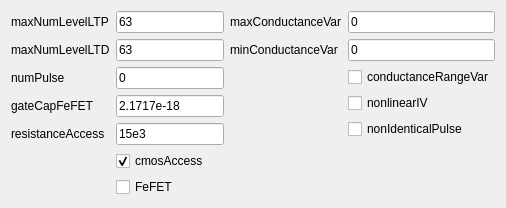
            <widget class="QWidget" name="tab_9">
             <attribute name="title">
              <string>Ideal &amp;&amp; Real &amp;&amp; Measured</string>
             </attribute>
             <layout class="QHBoxLayout" name="horizontalLayout_3">
              <item>
               <layout class="QFormLayout" name="formLayout_28">
                <item row="0" column="0">
                 <widget class="QLabel" name="label_125">
                  <property name="text">
                   <string>maxNumLevelLTP</string>
                  </property>
                 </widget>
                </item>
                <item row="0" column="1">
                 <widget class="QLineEdit" name="HODevMaxNumLevelLTP">
                  <property name="text">
                   <string>63</string>
                  </property>
                 </widget>
                </item>
                <item row="1" column="0">
                 <widget class="QLabel" name="label_126">
                  <property name="text">
                   <string>maxNumLevelLTD</string>
                  </property>
                 </widget>
                </item>
                <item row="1" column="1">
                 <widget class="QLineEdit" name="HODevMaxNumLevelLTD">
                  <property name="text">
                   <string>63</string>
                  </property>
                 </widget>
                </item>
                <item row="2" column="0">
                 <widget class="QLabel" name="label_127">
                  <property name="text">
                   <string>numPulse</string>
                  </property>
                 </widget>
                </item>
                <item row="2" column="1">
                 <widget class="QLineEdit" name="HODevNumPulse">
                  <property name="text">
                   <string>0</string>
                  </property>
                 </widget>
                </item>
                <item row="3" column="0">
                 <widget class="QLabel" name="label_130">
                  <property name="text">
                   <string>gateCapFeFET</string>
                  </property>
                 </widget>
                </item>
                <item row="3" column="1">
                 <widget class="QLineEdit" name="HODevGateCapFeFET">
                  <property name="text">
                   <string>2.1717e-18</string>
                  </property>
                 </widget>
                </item>
                <item row="4" column="0">
                 <widget class="QLabel" name="label_131">
                  <property name="text">
                   <string>resistanceAccess</string>
                  </property>
                 </widget>
                </item>
                <item row="4" column="1">
                 <widget class="QLineEdit" name="HODevResistanceAccess_2">
                  <property name="text">
                   <string>15e3</string>
                  </property>
                 </widget>
                </item>
                <item row="5" column="1">
                 <widget class="QCheckBox" name="HODevCMOSAccess_2">
                  <property name="text">
                   <string>cmosAccess</string>
                  </property>
                  <property name="checked">
                   <bool>true</bool>
                  </property>
                 </widget>
                </item>
                <item row="6" column="1">
                 <widget class="QCheckBox" name="HODevFeFET">
                  <property name="text">
                   <string>FeFET</string>
                  </property>
                 </widget>
                </item>
               </layout>
              </item>
              <item>
               <layout class="QFormLayout" name="formLayout_27">
                <item row="0" column="0">
                 <widget class="QLabel" name="label_123">
                  <property name="text">
                   <string>maxConductanceVar</string>
                  </property>
                 </widget>
                </item>
                <item row="0" column="1">
                 <widget class="QLineEdit" name="HODevMaxConductanceVar">
                  <property name="text">
                   <string>0</string>
                  </property>
                 </widget>
                </item>
                <item row="1" column="0">
                 <widget class="QLabel" name="label_124">
                  <property name="text">
                   <string>minConductanceVar</string>
                  </property>
                 </widget>
                </item>
                <item row="1" column="1">
                 <widget class="QLineEdit" name="HODevMinConductanceVar">
                  <property name="text">
                   <string>0</string>
                  </property>
                 </widget>
                </item>
                <item row="2" column="1">
                 <widget class="QCheckBox" name="HODevConductanceRangeVar">
                  <property name="text">
                   <string>conductanceRangeVar</string>
                  </property>
                 </widget>
                </item>
                <item row="3" column="1">
                 <widget class="QCheckBox" name="HODevNonlinearIV_2">
                  <property name="text">
                   <string>nonlinearIV</string>
                  </property>
                 </widget>
                </item>
                <item row="4" column="1">
                 <widget class="QCheckBox" name="HODevNonIdenticalPulse">
                  <property name="text">
                   <string>nonIdenticalPulse</string>
                  </property>
                 </widget>
                </item>
               </layout>
              </item>
             </layout>
            </widget>
